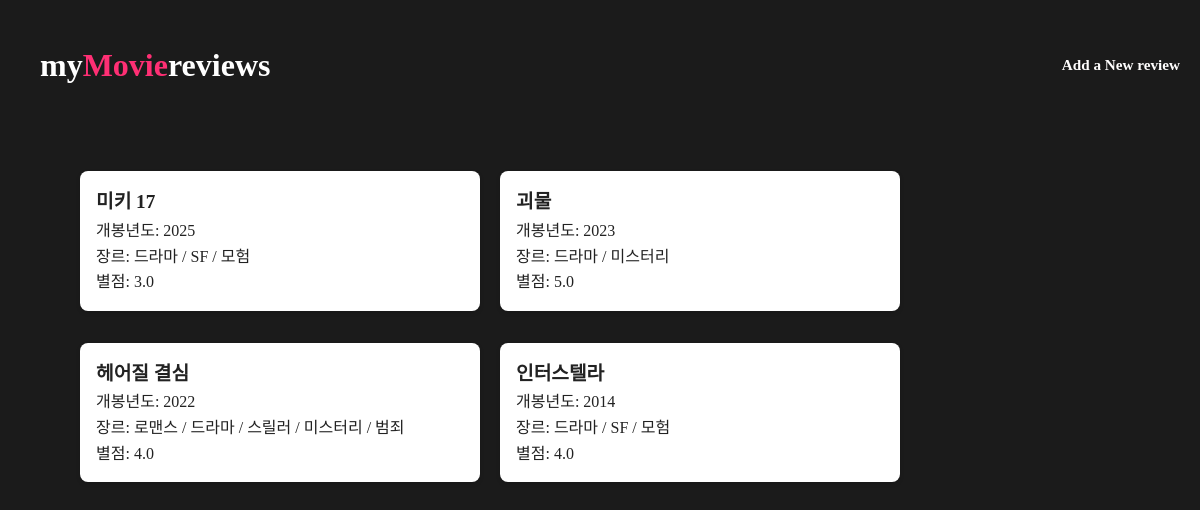
The app's page /reviews/ with its own data.
### reviews/models.py (models this page shows, shortened)
class Review(models.Model):
    title = models.CharField(max_length=100)
    release_year = models.IntegerField()
    director = models.CharField(max_length=100)
    actors = models.CharField(max_length=200)
    genre = models.ManyToManyField(Genre)
    rating = models.FloatField(choices=RATING_CHOICES)
    running_time = models.IntegerField(help_text="단위: 분")
    content = models.TextField()

class Genre(models.Model):
    name = models.CharField(max_length=50)

### reviews/views.py (the view)
# urls.py: path('', views.review_list, name='review_list'),
def review_list(request):
    reviews = Review.objects.all().order_by('-release_year')
    return render(request, 'reviews/review_list.html', {'reviews':reviews})

### reviews/templates/reviews/review_list.html (shortened to what this page needs)
<!DOCTYPE html>
<html lang="ko">
<head>
    {% load static %}
    <link rel="stylesheet" href="{% static 'reviews/style.css' %}">
</head>
<body>
    <div class="header">
         <h1>my<span>Movie</span>reviews</h1>
        <a href="{% url 'review_create' %}">Add a New review</a>
    </div>
    <div class="container">
    <ul>
        {% for review in reviews %}
        <li>
            <a href="{% url 'review_detail' review.pk %}">
                <strong>{{review.title}}</strong><br>
                개봉년도: {{review.release_year}}<br>
                장르:
                {% for g in review.genre.all %}
                    {{g.name}}{% if not forloop.last %} /{% endif %}
                {% endfor %}<br>
                별점: {{review.rating}}
            </a>
        </li>
        {% empty %}
            <li>아직 작성된 리뷰가 없습니다.</li>
        {% endfor %}
    </ul>
    </div>
</body>
</html>

### reviews/static/reviews/style.css (style rules this page uses)
* { margin: 0; padding: 0; box-sizing: border-box; }
body { background-color: #1b1b1b; color: #ffffff; line-height: 1.6; }
.header { display: flex; justify-content: space-between; align-items: center; margin: 20px; }
.header a { font-size: 0.95rem; color: #fffefe; font-weight: bold; }
h1 { font-size: 2rem; margin: 20px; }
span { color: rgb(255, 47, 116); }
a { text-decoration: none; color: inherit; }
.container { width: 100%; padding: 20px 60px ; }
ul { display: flex; flex-wrap: wrap; justify-content: flex-start; list-style: none; gap: 20px; padding: 0; margin: 20px; }
ul li { width: 400px; background-color: white; padding: 16px; margin-bottom: 12px; border-radius: 8px; box-shadow: 0 2px 4px rgba(0,0,0,0.15); transition: transform 0.2s ease, box-shadow 0.2s ease; }
ul li a { color: #222; }
ul li a strong { font-size: 1.2rem; font-weight: bold; }

### records on screen
Review: title "미키 17", release_year "2025", rating "3.0"
Genre: name "드라마"
Genre: name "SF"
Genre: name "모험"
Review: title "괴물", release_year "2023", rating "5.0"
Genre: name "미스터리"
Review: title "헤어질 결심", release_year "2022", rating "4.0"
Genre: name "로맨스"
Genre: name "스릴러"
Genre: name "범죄"
Review: title "인터스텔라", release_year "2014", rating "4.0"
